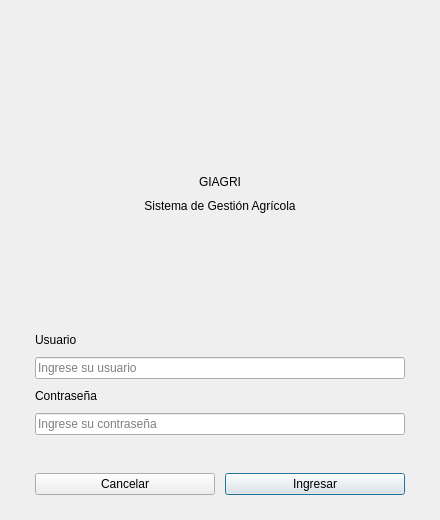
<?xml version="1.0" encoding="UTF-8"?>
<ui version="4.0">
 <class>DialogLogin</class>
 <widget class="QDialog" name="DialogLogin">
  <property name="geometry">
   <rect>
    <x>0</x>
    <y>0</y>
    <width>440</width>
    <height>520</height>
   </rect>
  </property>
  <property name="windowTitle">
   <string>GIAGRI - Iniciar sesión</string>
  </property>
  <layout class="QVBoxLayout" name="verticalLayout">
   <property name="leftMargin"><number>35</number></property>
   <property name="topMargin"><number>25</number></property>
   <property name="rightMargin"><number>35</number></property>
   <property name="bottomMargin"><number>25</number></property>
   <property name="spacing"><number>10</number></property>
   <item>
    <widget class="QLabel" name="lblLogo">
     <property name="minimumSize"><size><width>0</width><height>140</height></size></property>
     <property name="maximumSize"><size><width>16777215</width><height>140</height></size></property>
     <property name="text"><string/></property>
     <property name="alignment"><set>Qt::AlignCenter</set></property>
     <property name="scaledContents"><bool>false</bool></property>
    </widget>
   </item>
   <item>
    <widget class="QLabel" name="lblTitulo">
     <property name="text"><string>GIAGRI</string></property>
     <property name="alignment"><set>Qt::AlignCenter</set></property>
    </widget>
   </item>
   <item>
    <widget class="QLabel" name="lblSub">
     <property name="text"><string>Sistema de Gestión Agrícola</string></property>
     <property name="alignment"><set>Qt::AlignCenter</set></property>
    </widget>
   </item>
   <item>
    <spacer name="sp1">
     <property name="orientation"><enum>Qt::Vertical</enum></property>
     <property name="sizeHint" stdset="0"><size><width>20</width><height>10</height></size></property>
    </spacer>
   </item>
   <item>
    <widget class="QLabel" name="lblUsuario">
     <property name="text"><string>Usuario</string></property>
    </widget>
   </item>
   <item>
    <widget class="QLineEdit" name="txtUsuario">
     <property name="placeholderText"><string>Ingrese su usuario</string></property>
    </widget>
   </item>
   <item>
    <widget class="QLabel" name="lblClave">
     <property name="text"><string>Contraseña</string></property>
    </widget>
   </item>
   <item>
    <widget class="QLineEdit" name="txtClave">
     <property name="echoMode"><enum>QLineEdit::Password</enum></property>
     <property name="placeholderText"><string>Ingrese su contraseña</string></property>
    </widget>
   </item>
   <item>
    <widget class="QLabel" name="lblError">
     <property name="text"><string/></property>
     <property name="alignment"><set>Qt::AlignCenter</set></property>
     <property name="minimumSize"><size><width>0</width><height>18</height></size></property>
    </widget>
   </item>
   <item>
    <layout class="QHBoxLayout" name="hLayBotones">
     <property name="spacing"><number>10</number></property>
     <item>
      <widget class="QPushButton" name="btnCancelar">
       <property name="text"><string>Cancelar</string></property>
       <property name="cursor"><cursorShape>PointingHandCursor</cursorShape></property>
      </widget>
     </item>
     <item>
      <widget class="QPushButton" name="btnIngresar">
       <property name="text"><string>Ingresar</string></property>
       <property name="cursor"><cursorShape>PointingHandCursor</cursorShape></property>
       <property name="default"><bool>true</bool></property>
      </widget>
     </item>
    </layout>
   </item>
  </layout>
 </widget>
 <tabstops>
  <tabstop>txtUsuario</tabstop>
  <tabstop>txtClave</tabstop>
  <tabstop>btnIngresar</tabstop>
  <tabstop>btnCancelar</tabstop>
 </tabstops>
 <resources/>
 <connections/>
</ui>
